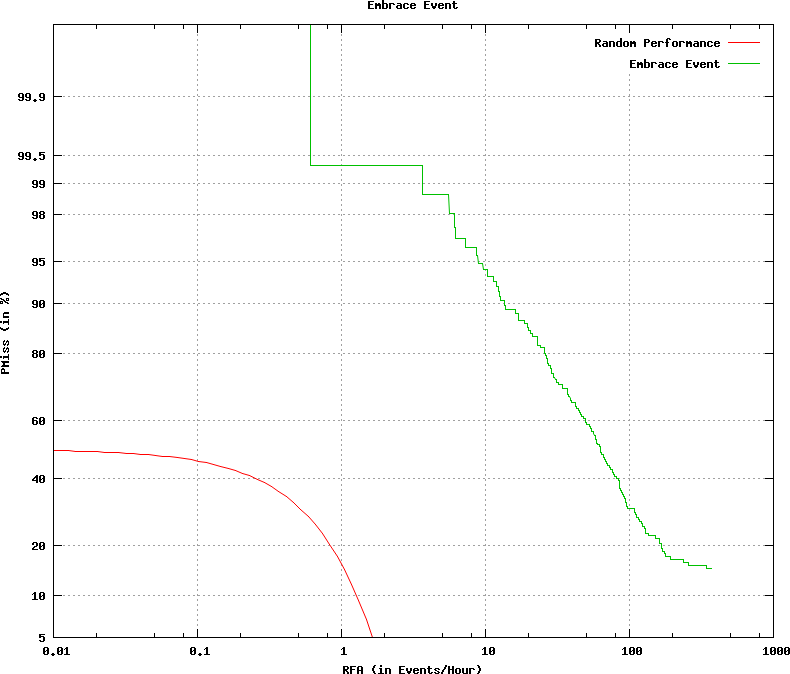

Generate this figure with gnuplot:
set terminal postscript color
set noxzeroaxis
set noyzeroaxis
### Using xScale = log
### Using yScale = nd
set style fill  transparent solid 0.10 noborder
### keyLoc=top keySpacing=0.7 keyFontFace=medium keyFontSize=
set key top samplen 1 spacing 0.7  font "medium,"
set size ratio 0.85
set title 'Embrace Event'
set grid
set pointsize 3
set ylabel 'PMiss (in %)'
set xlabel 'RFA (in Events/Hour)'

set xtics 
set logscale x
set noytics
set ytics ('5' -1.6449, '10' -1.2816, '20' -0.8416, '40' -0.2533, '60' 0.2533, '80' 0.8416, '90' 1.2816, '95' 1.6449, '98' 2.0537, '99' 2.3263, '99.5' 2.5758, '99.9' 3.0902)
plot [0.01:1000] [-1.64485362793551:3.7190172740417] \
  -x title 'Random Performance' with lines lc 1,\
    'output.det.Embrace_Event.dat.1' using 5:2 title 'Embrace Event' with  lines  lc 2
